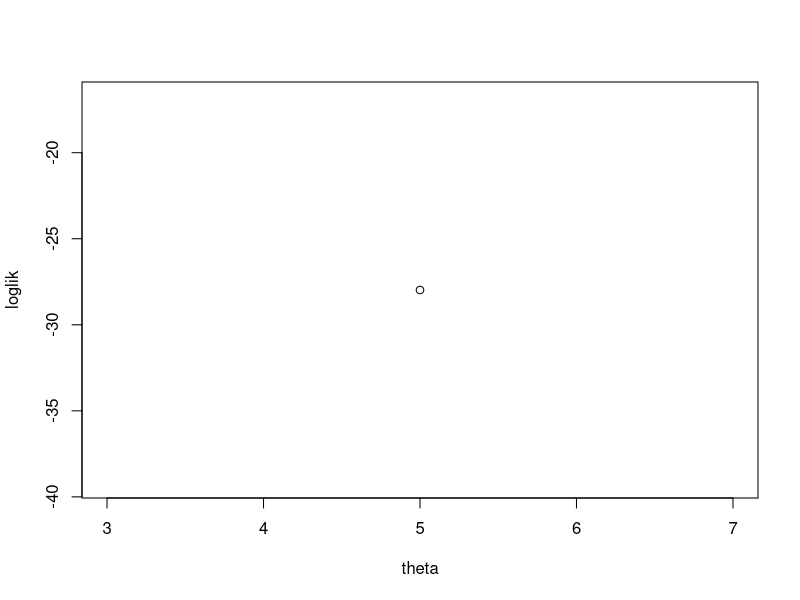

Generate this figure with R:
## ---- chunk 1
knitr::opts_chunk$set(echo = TRUE)
## ---- chunk 2
set.seed(20180909)
n<- 10
theta<- 5
x<- rcauchy(n, 5, 1)
loglik<- -n * log(pi) - sum(log(1 + (x-theta)^2))
plot(theta, loglik)
